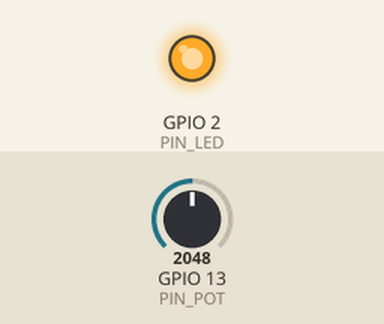
The sketch below on a simulated ESP32. On the bench: output pins drawn as LEDs (lit = HIGH). Inputs (shaded band) come from the test bench; at power-on: GPIO 13 (PIN_POT) = 2048.

Above: at 1.2 s.
1.3 s: GPIO 13 (PIN_POT) set to 0
At 2.5 s:
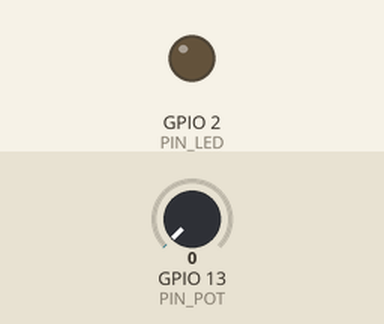
2.8 s: GPIO 13 (PIN_POT) set to 491
At 3.7 s:
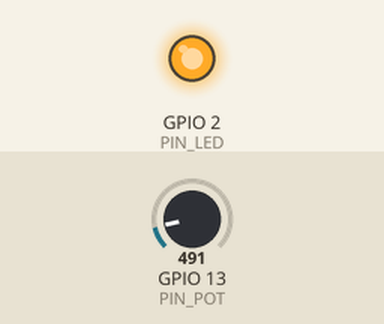
Timing chart, 0 to 5.8 s (numbered marks = the images above; inputs shaded):
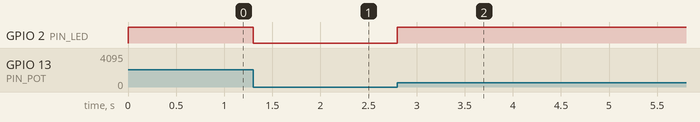

The sketch:

Thermistor.ino
```cpp
#define PIN_LED 2 //define the led pin
#define CHN 0 //define the pwm channel
#define FRQ 1000 //define the pwm frequency
#define PWM_BIT 8 //define the pwm precision
#define PIN_POT 13 // define potentionmeter pin

void setup() {
   ledcSetup(CHN, FRQ, PWM_BIT); //setup pwm channel
   ledcAttachPin(PIN_LED, CHN); //attach the led pin to pwm channel }
}

void loop() {
   int reading = analogRead(PIN_POT);
   ledcWrite(CHN, reading);
}
```

Measured:
- after the input at 1.3 s, GPIO 2 (PIN_LED): HIGH → LOW at once
- after the input at 2.8 s, GPIO 2 (PIN_LED): LOW → HIGH at once
